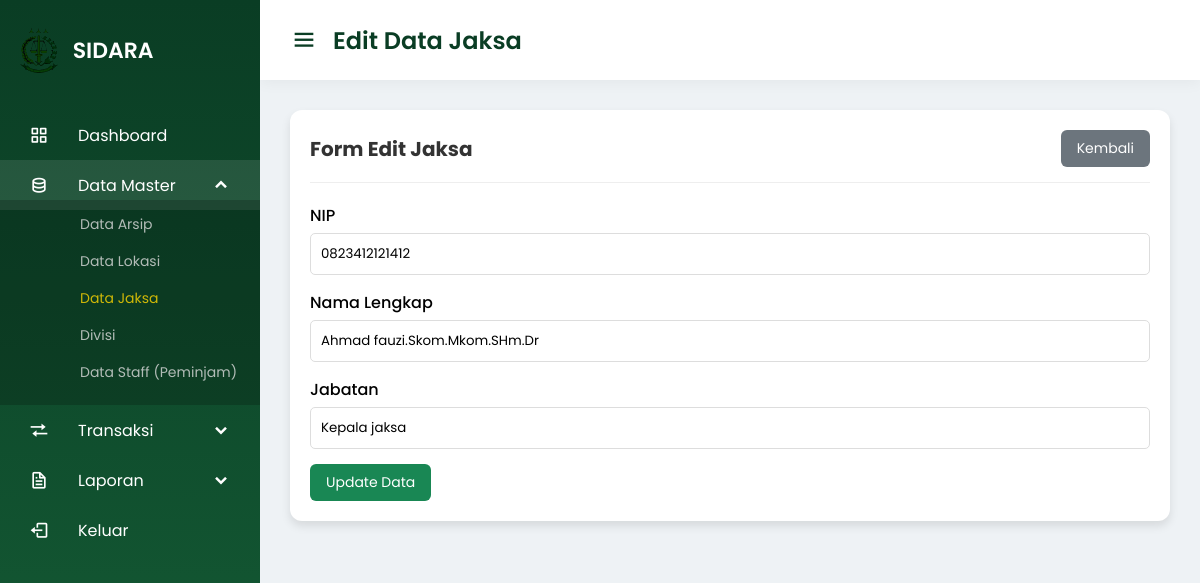
The app's page /SIDARA/admin/data_master/data_jaksa/edit_jaksa.php?id=2 (signed in) with its own data.
### tables this page shows
CREATE TABLE `data_jaksa` (
  `id_jaksa` int NOT NULL,
  `nip` varchar(50) NOT NULL,
  `nama_jaksa` varchar(100) NOT NULL,
  `jabatan` varchar(100) DEFAULT NULL
);

### SIDARA/admin/data_master/data_jaksa/edit_jaksa.php (the view, shortened to what this page needs)
<?php
include '../../../config/koneksi.php';
$id = $_GET['id'];
$data = mysqli_query($conn, "SELECT * FROM data_jaksa WHERE id_jaksa='$id'");
$d = mysqli_fetch_assoc($data);
?>
<!DOCTYPE html>
<html lang="id">
<head>
    <link rel="stylesheet" href="/sidara/assets/style.css">
    <link href='https://unpkg.com/boxicons@2.0.7/css/boxicons.min.css' rel='stylesheet'>
</head>
<body>
    <?php include '../../layout/navbar.php'; ?>
    <section class="home-section">
        <nav>
            <div class="sidebar-button">
                <i class='bx bx-menu sidebarBtn'></i>
                <span class="dashboard">Edit Data Jaksa</span>
            </div>
        </nav>
        <div class="home-content">
            <div class="card">
                <div class="card-header">
                    <h3>Form Edit Jaksa</h3>
                    <a href="data_jaksa.php" class="btn-add" style="background:#6c757d;">Kembali</a>
                </div>
                <form method="POST">
                    <label class="form-label">NIP</label>
                    <input type="text" name="nip" class="form-input" value="<?= $d['nip']; ?>" required>
                    <label class="form-label">Nama Lengkap</label>
                    <input type="text" name="nama_jaksa" class="form-input" value="<?= $d['nama_jaksa']; ?>" required>
                    <label class="form-label">Jabatan</label>
                    <input type="text" name="jabatan" class="form-input" value="<?= $d['jabatan']; ?>" required>
                    <button type="submit" name="update" class="btn-add">Update Data</button>
                </form>
            </div>
        </div>
    </section>
</body>
</html>

### SIDARA/assets/style.css (style rules this page uses)
:root { --sidebar-gradient: linear-gradient(180deg, #0a3d24 0%, #155d36 100%); --bg-left-gradient: linear-gradient(135deg, #e8f5e9 0%, #c8e6c9 100%); --primary-color: #198754; --primary-hover: #146c43; --accent-color: #ffd700; --secondary-navy: #212529; --text-dark: #333; --text-light: #ffffff; --text-muted: #6c757d; --border-color: #ced4da; --input-bg: #e9ecef; --shadow-soft: 0 10px 30px rgba(0,0,0,0.1); }
* { margin: 0; padding: 0; box-sizing: border-box; font-family: 'Poppins', sans-serif; }
.home-section { position: relative; background: #eef2f5; min-height: 100vh; left: 260px; width: calc(100% - 260px); transition: all 0.5s ease; }
.home-section nav { display: flex; justify-content: space-between; height: 80px; background: #fff; align-items: center; position: sticky; top: 0; z-index: 99; padding: 0 30px; box-shadow: 0 2px 15px rgba(0,0,0,0.05); }
.home-section nav .sidebar-button { display: flex; align-items: center; font-size: 24px; font-weight: 600; color: #0a3d24; }
.home-section nav .sidebar-button i { font-size: 28px; margin-right: 15px; cursor: pointer; }
.home-content { padding: 30px; }
.card { background: #fff; padding: 20px; border-radius: 12px; box-shadow: 0 5px 10px rgba(0,0,0,0.1); margin-bottom: 20px; }
.card-header { display: flex; justify-content: space-between; align-items: center; margin-bottom: 20px; border-bottom: 1px solid #eee; padding-bottom: 15px; }
.card-header h3 { color: #333; font-size: 20px; }
.btn-add { background: var(--primary-color); color: #fff; padding: 8px 16px; border-radius: 6px; text-decoration: none; font-size: 14px; border: none; cursor: pointer; }
.form-input { width: 100%; padding: 10px; margin-bottom: 15px; border: 1px solid #ddd; border-radius: 5px; }
.form-label { display: block; margin-bottom: 5px; font-weight: 500; }

### records on screen
data_jaksa: nip "0823412121412", nama_jaksa "Ahmad fauzi.Skom.Mkom.SHm.Dr", jabatan "Kepala jaksa"
